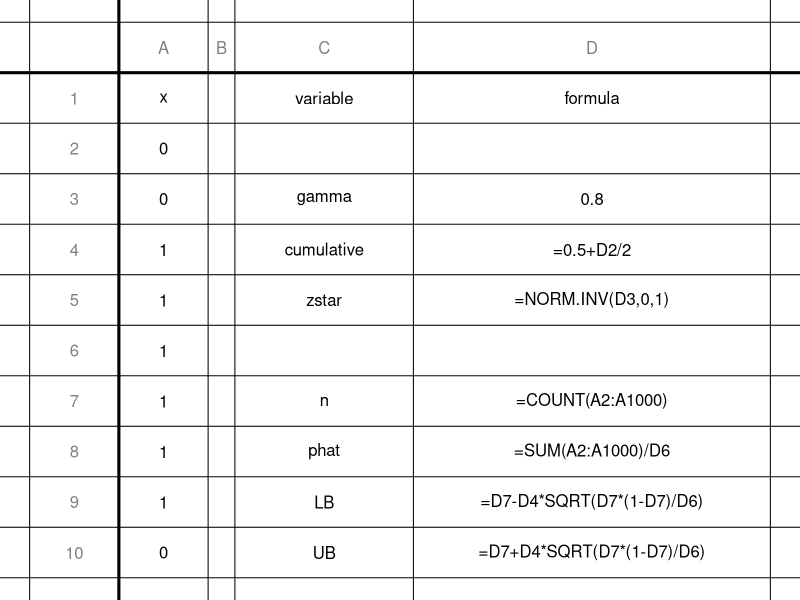

R code for this plot:
## ---- chunk 1
library(knitr)
opts_chunk$set(echo = FALSE)
options(scipen=100)

gamma = sample(c(0.8,0.9,0.95,0.95,0.96,0.98,0.99),1)
gamma2=gamma
n = round(runif(1,7,20)^2)
p = runif(1,0.20,0.80)
x = (runif(n)<p)*1
x2 = x
phat = mean(x)
zstar = round(qnorm(0.5+gamma/2),2)
phatr = round(phat,3)
zstarr = round(zstar,2)
LB = phat-zstar*sqrt(phat*(1-phat)/n)
UB = phat+zstar*sqrt(phat*(1-phat)/n)
LBr = round(LB,3)
UBr = round(UB,3)

write.csv(data.frame(x),"freethrows.csv",row.names=F)

default_source_hook <- knit_hooks$get('source')
knit_hooks$set(source = function(x, options) {
  x <- gsub('gamma2',paste0(gamma),x)
  x <- gsub('x2',paste0(x2,collapse=", "),x)
  default_source_hook(x, options)
})
## ---- chunk 2
cat(paste0(x,collapse=", "))
## ---- chunk 3
gamma = gamma2
zstar = qnorm(0.5+gamma/2)
x = c(x2)
n = length(x)
phat = mean(x)
LB = phat-zstar*sqrt(phat*(1-phat)/n)
UB = phat+zstar*sqrt(phat*(1-phat)/n)
print(data.frame(LB,UB,row.names=""))
## ---- chunk 4
spacer = rep("",n)
variables = c("","gamma","cumulative","zstar","","n","phat","LB","UB",rep("",n-9))
formulas = c("",paste(gamma),"=0.5+D2/2",
             "=NORM.INV(D3,0,1)","",
             "=COUNT(A2:A1000)",
             "=SUM(A2:A1000)/D6",
             "=D7-D4*SQRT(D7*(1-D7)/D6)",
             "=D7+D4*SQRT(D7*(1-D7)/D6)",
             rep("",n-9))
sol = data.frame(x,spacer,variables,formulas)
colnames(sol)=c("x","","variable","formula")

write.csv(sol,"freethrowsol.csv",row.names=F)
## ---- chunk 5
draw_ss = function(df,widths=rep(1,length(df[1,])+1)){
  xline = c(0,cumsum(widths)/sum(widths))
  nrow = length(df[,1])
  ncol = length(df[1,])
  xtex = (xline[2:(ncol+2)]+xline[1:(ncol+1)])/2
  par(mar=c(0,0,0,0))
  plot(0,0,type="n",xlim=c(0,1),ylim=c(0,1),axes=F,ann=F)
  hi = 1:((nrow+2)*2+1)
  vi = 1:((ncol+1)*2+1)
  hpos = seq(1,0,length.out=(nrow+2)*2+1)
  vpos = seq(0,1,length.out=(ncol+1)*2+1)
  hlin = hpos[hi%%2==1]
  ytex = hpos[hi%%2==0]
  vlin = vpos[vi%%2==1]
  #xtex = vpos[vi%%2==0]
  abline(h=hlin)
  abline(h=hlin[2],lwd=3)
  abline(v=xline)
  abline(v=xline[2],lwd=3)
  for(i in 2:(ncol+1)){
    text(xtex[i],ytex[1],LETTERS[i-1],col=rgb(0.5,0.5,0.5))
    text(xtex[i],ytex[2],colnames(df)[i-1])
  }    
  for(i in 2:(nrow+2)){
    text(xtex[1],ytex[i],i-1,col=rgb(0.5,0.5,0.5))
  }
  for(i in 1:nrow){
    for(j in 1:ncol){
      text(xtex[j+1],ytex[i+2],df[i,j])
    }
  }
}

draw_ss(sol[1:9,],c(1,1,0.3,2,4))
